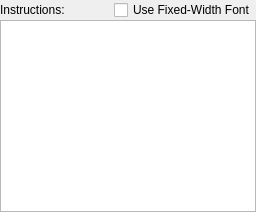
          <widget class="QWidget" name="instructions" >
            <attribute name="title" >
              <string>Instructions</string>
            </attribute>
            <layout class="QVBoxLayout" >
              <property name="spacing" >
                <number>0</number>
              </property>
              <property name="margin" >
                <number>0</number>
              </property>
              <item>
                <layout class="QHBoxLayout" >
                  <property name="margin" >
                    <number>0</number>
                  </property>
                  <item>
                    <widget class="QLabel" name="_instructionsLit" >
                      <property name="sizePolicy" >
                        <sizepolicy>
                          <hsizetype>7</hsizetype>
                          <vsizetype>1</vsizetype>
                          <horstretch>0</horstretch>
                          <verstretch>0</verstretch>
                        </sizepolicy>
                      </property>
                      <property name="text" >
                        <string>Instructions:</string>
                      </property>
                    </widget>
                  </item>
                  <item>
                    <widget class="QCheckBox" name="_fixedFont" >
                      <property name="text" >
                        <string>Use Fixed-Width Font</string>
                      </property>
                    </widget>
                  </item>
                </layout>
              </item>
              <item>
                <widget class="QTextEdit" name="_instructions" />
              </item>
            </layout>
          </widget>
